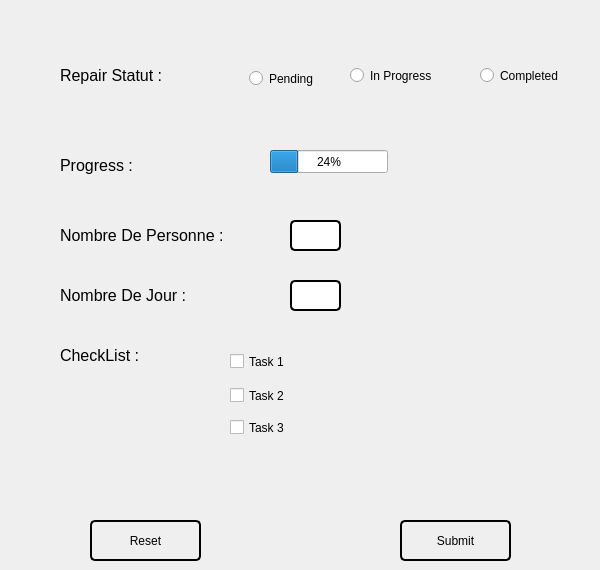
    <widget class="QWidget" name="tab_3">
     <attribute name="title">
      <string>Reparation</string>
     </attribute>
     <widget class="QLabel" name="label_10">
      <property name="geometry">
       <rect>
        <x>60</x>
        <y>60</y>
        <width>171</width>
        <height>31</height>
       </rect>
      </property>
      <property name="styleSheet">
       <string notr="true">background-color:none;</string>
      </property>
      <property name="text">
       <string>&lt;html&gt;&lt;head/&gt;&lt;body&gt;&lt;p&gt;&lt;span style=&quot; font-size:12pt;&quot;&gt;Repair Statut :&lt;/span&gt;&lt;/p&gt;&lt;/body&gt;&lt;/html&gt;</string>
      </property>
     </widget>
     <widget class="QRadioButton" name="radioButton">
      <property name="geometry">
       <rect>
        <x>249</x>
        <y>63</y>
        <width>111</width>
        <height>31</height>
       </rect>
      </property>
      <property name="text">
       <string>Pending</string>
      </property>
     </widget>
     <widget class="QRadioButton" name="radioButton_2">
      <property name="geometry">
       <rect>
        <x>350</x>
        <y>60</y>
        <width>111</width>
        <height>31</height>
       </rect>
      </property>
      <property name="text">
       <string>In Progress</string>
      </property>
     </widget>
     <widget class="QRadioButton" name="radioButton_3">
      <property name="geometry">
       <rect>
        <x>480</x>
        <y>60</y>
        <width>111</width>
        <height>31</height>
       </rect>
      </property>
      <property name="text">
       <string>Completed</string>
      </property>
     </widget>
     <widget class="QLabel" name="label_11">
      <property name="geometry">
       <rect>
        <x>60</x>
        <y>150</y>
        <width>171</width>
        <height>31</height>
       </rect>
      </property>
      <property name="styleSheet">
       <string notr="true">background-color:none;</string>
      </property>
      <property name="text">
       <string>&lt;html&gt;&lt;head/&gt;&lt;body&gt;&lt;p&gt;&lt;span style=&quot; font-size:12pt;&quot;&gt;Progress :&lt;/span&gt;&lt;/p&gt;&lt;/body&gt;&lt;/html&gt;</string>
      </property>
     </widget>
     <widget class="QProgressBar" name="progressBar">
      <property name="geometry">
       <rect>
        <x>270</x>
        <y>150</y>
        <width>118</width>
        <height>23</height>
       </rect>
      </property>
      <property name="value">
       <number>24</number>
      </property>
     </widget>
     <widget class="QLabel" name="label_12">
      <property name="geometry">
       <rect>
        <x>60</x>
        <y>220</y>
        <width>211</width>
        <height>31</height>
       </rect>
      </property>
      <property name="styleSheet">
       <string notr="true">background-color:none;</string>
      </property>
      <property name="text">
       <string>&lt;html&gt;&lt;head/&gt;&lt;body&gt;&lt;p&gt;&lt;span style=&quot; font-size:12pt;&quot;&gt;Nombre De Personne :&lt;/span&gt;&lt;/p&gt;&lt;/body&gt;&lt;/html&gt;</string>
      </property>
     </widget>
     <widget class="QLineEdit" name="lineEdit_6">
      <property name="geometry">
       <rect>
        <x>290</x>
        <y>220</y>
        <width>51</width>
        <height>31</height>
       </rect>
      </property>
      <property name="toolTip">
       <string>&lt;html&gt;&lt;head/&gt;&lt;body&gt;&lt;p align=&quot;center&quot;&gt;&lt;br/&gt;&lt;/p&gt;&lt;/body&gt;&lt;/html&gt;</string>
      </property>
      <property name="styleSheet">
       <string notr="true">border: 2px solid black;
border-radius: 5px;</string>
      </property>
      <property name="text">
       <string/>
      </property>
     </widget>
     <widget class="QLineEdit" name="lineEdit_7">
      <property name="geometry">
       <rect>
        <x>290</x>
        <y>280</y>
        <width>51</width>
        <height>31</height>
       </rect>
      </property>
      <property name="toolTip">
       <string>&lt;html&gt;&lt;head/&gt;&lt;body&gt;&lt;p align=&quot;center&quot;&gt;&lt;br/&gt;&lt;/p&gt;&lt;/body&gt;&lt;/html&gt;</string>
      </property>
      <property name="styleSheet">
       <string notr="true">border: 2px solid black;
border-radius: 5px;</string>
      </property>
      <property name="text">
       <string/>
      </property>
     </widget>
     <widget class="QLabel" name="label_13">
      <property name="geometry">
       <rect>
        <x>60</x>
        <y>280</y>
        <width>211</width>
        <height>31</height>
       </rect>
      </property>
      <property name="styleSheet">
       <string notr="true">background-color:none;</string>
      </property>
      <property name="text">
       <string>&lt;html&gt;&lt;head/&gt;&lt;body&gt;&lt;p&gt;&lt;span style=&quot; font-size:12pt;&quot;&gt;Nombre De Jour :&lt;/span&gt;&lt;/p&gt;&lt;/body&gt;&lt;/html&gt;</string>
      </property>
     </widget>
     <widget class="QLabel" name="label_14">
      <property name="geometry">
       <rect>
        <x>60</x>
        <y>340</y>
        <width>141</width>
        <height>31</height>
       </rect>
      </property>
      <property name="styleSheet">
       <string notr="true">background-color:none;</string>
      </property>
      <property name="text">
       <string>&lt;html&gt;&lt;head/&gt;&lt;body&gt;&lt;p&gt;&lt;span style=&quot; font-size:12pt;&quot;&gt;CheckList :&lt;/span&gt;&lt;/p&gt;&lt;/body&gt;&lt;/html&gt;</string>
      </property>
     </widget>
     <widget class="QCheckBox" name="checkBox">
      <property name="geometry">
       <rect>
        <x>230</x>
        <y>346</y>
        <width>101</width>
        <height>31</height>
       </rect>
      </property>
      <property name="text">
       <string>Task 1</string>
      </property>
     </widget>
     <widget class="QCheckBox" name="checkBox_2">
      <property name="geometry">
       <rect>
        <x>230</x>
        <y>380</y>
        <width>101</width>
        <height>31</height>
       </rect>
      </property>
      <property name="text">
       <string>Task 2</string>
      </property>
     </widget>
     <widget class="QCheckBox" name="checkBox_3">
      <property name="geometry">
       <rect>
        <x>230</x>
        <y>412</y>
        <width>101</width>
        <height>31</height>
       </rect>
      </property>
      <property name="text">
       <string>Task 3</string>
      </property>
     </widget>
     <widget class="QPushButton" name="pushButton_5">
      <property name="geometry">
       <rect>
        <x>90</x>
        <y>520</y>
        <width>111</width>
        <height>41</height>
       </rect>
      </property>
      <property name="styleSheet">
       <string notr="true">border: 2px solid black;
border-radius: 5px;</string>
      </property>
      <property name="text">
       <string>Reset</string>
      </property>
     </widget>
     <widget class="QPushButton" name="pushButton_6">
      <property name="geometry">
       <rect>
        <x>400</x>
        <y>520</y>
        <width>111</width>
        <height>41</height>
       </rect>
      </property>
      <property name="toolTip">
       <string>&lt;html&gt;&lt;head/&gt;&lt;body&gt;&lt;p&gt;&lt;br/&gt;&lt;/p&gt;&lt;/body&gt;&lt;/html&gt;</string>
      </property>
      <property name="styleSheet">
       <string notr="true">border: 2px solid black;
border-radius: 5px;</string>
      </property>
      <property name="text">
       <string>Submit</string>
      </property>
     </widget>
    </widget>
